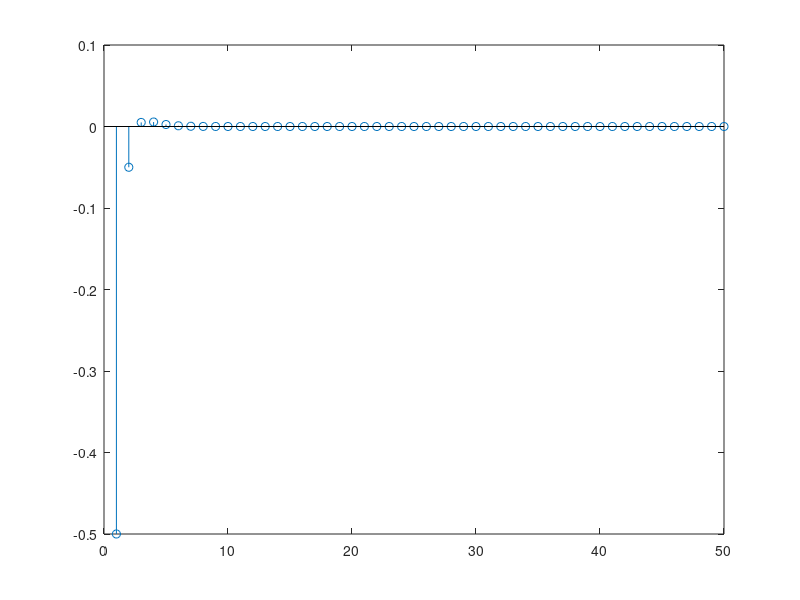
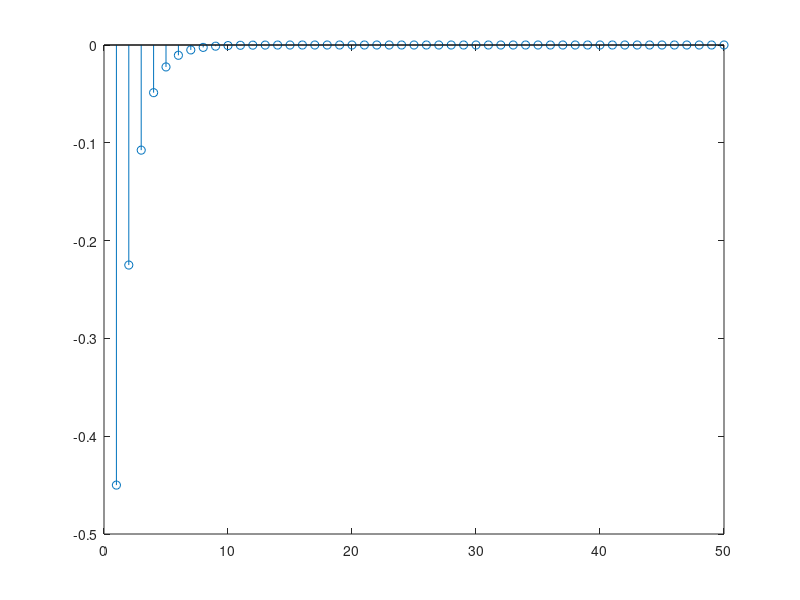

Reproduce these figures in MATLAB, in order.
% Adam Yang
% ECE 503 HW 3 Problem 4

% G(z) = 1/(1 - 0.4z^-1 - 0.05z^-2)
% x(n) = -(0.2)^n + 0.5(0.3)^n
% y(-1) = 0.1 and y(-2) = 0.2



systemNum = [1 0 0];
systemDenom = [1 -0.4 -0.05];

initialCond = [0.1, 0.2];

N = 50;
x = zeros(N, 1);
for i = 1 : N
    x(i) = -1*(0.2)^(i-1) + 0.5*(0.3)^(i-1);
end

figure(1);
stem(x);

xic = filtic(systemNum, systemDenom, initialCond);

y = filter(systemNum, systemDenom, x, xic);


figure(3);
stem(y);


